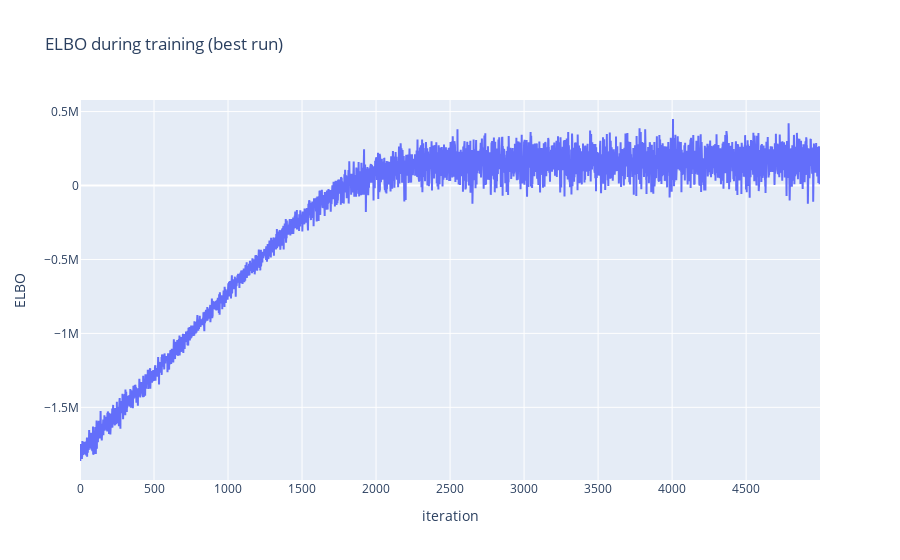

The notebook cell saved with this chart:
### Code cell
# pick best run
opt_posterior, history = pick_best(states, histories, get_variational_model())

fig = go.Figure()
fig.add_trace(go.Scatter(y=np.asarray(-history), mode="lines", name="best run"))
fig.update_layout(
    title="ELBO during training (best run)",
    xaxis_title="iteration",
    yaxis_title="ELBO",
)
fig.show()

### Figure 1 — Plotly figure (JSON) as saved in the notebook; plotly's stock layout.template omitted (floating-point values rounded to 4 significant figures; data arrays with more than 128 entries replaced by an {"elided": "..."} marker saying what was removed)
{"data": [{"mode": "lines", "name": "best run", "type": "scatter", "y": {"elided": "5000 float values"}}], "layout": {"title": {"text": "ELBO during training (best run)"}, "xaxis": {"title": {"text": "iteration"}}, "yaxis": {"title": {"text": "ELBO"}}}}
